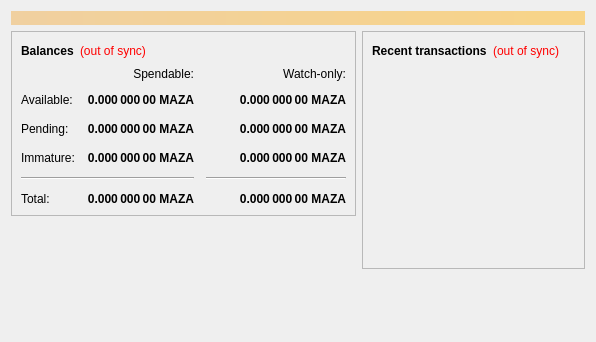
<?xml version="1.0" encoding="UTF-8"?>
<ui version="4.0">
 <class>OverviewPage</class>
 <widget class="QWidget" name="OverviewPage">
  <property name="geometry">
   <rect>
    <x>0</x>
    <y>0</y>
    <width>596</width>
    <height>342</height>
   </rect>
  </property>
  <property name="windowTitle">
   <string>Form</string>
  </property>
  <layout class="QVBoxLayout" name="topLayout">
   <item>
    <widget class="QLabel" name="labelAlerts">
     <property name="visible">
      <bool>false</bool>
     </property>
     <property name="styleSheet">
      <string notr="true">background-color: qlineargradient(x1: 0, y1: 0, x2: 1, y2: 0, stop:0 #F0D0A0, stop:1 #F8D488); color:#000000;</string>
     </property>
     <property name="wordWrap">
      <bool>true</bool>
     </property>
     <property name="margin">
      <number>3</number>
     </property>
    </widget>
   </item>
   <item>
    <layout class="QHBoxLayout" name="horizontalLayout" stretch="1,1">
     <item>
      <layout class="QVBoxLayout" name="verticalLayout_2">
       <item>
        <widget class="QFrame" name="frame">
         <property name="frameShape">
          <enum>QFrame::StyledPanel</enum>
         </property>
         <property name="frameShadow">
          <enum>QFrame::Raised</enum>
         </property>
         <layout class="QVBoxLayout" name="verticalLayout_4">
          <item>
           <layout class="QHBoxLayout" name="horizontalLayout_4">
            <item>
             <widget class="QLabel" name="label_5">
              <property name="font">
               <font>
                <weight>75</weight>
                <bold>true</bold>
               </font>
              </property>
              <property name="text">
               <string>Balances</string>
              </property>
             </widget>
            </item>
            <item>
             <widget class="QLabel" name="labelWalletStatus">
              <property name="cursor">
               <cursorShape>WhatsThisCursor</cursorShape>
              </property>
              <property name="toolTip">
               <string>The displayed information may be out of date. Your wallet automatically synchronizes with the Maza network after a connection is established, but this process has not completed yet.</string>
              </property>
              <property name="styleSheet">
               <string notr="true">QLabel { color: red; }</string>
              </property>
              <property name="text">
               <string notr="true">(out of sync)</string>
              </property>
              <property name="alignment">
               <set>Qt::AlignLeading|Qt::AlignLeft|Qt::AlignVCenter</set>
              </property>
             </widget>
            </item>
            <item>
             <spacer name="horizontalSpacer_3">
              <property name="orientation">
               <enum>Qt::Horizontal</enum>
              </property>
              <property name="sizeHint" stdset="0">
               <size>
                <width>40</width>
                <height>20</height>
               </size>
              </property>
             </spacer>
            </item>
           </layout>
          </item>
          <item>
           <layout class="QGridLayout" name="gridLayout">
            <property name="spacing">
             <number>12</number>
            </property>
            <item row="2" column="2">
             <widget class="QLabel" name="labelWatchPending">
              <property name="font">
               <font>
                <weight>75</weight>
                <bold>true</bold>
               </font>
              </property>
              <property name="cursor">
               <cursorShape>IBeamCursor</cursorShape>
              </property>
              <property name="toolTip">
               <string>Unconfirmed transactions to watch-only addresses</string>
              </property>
              <property name="text">
               <string notr="true">0.000 000 00 MAZA</string>
              </property>
              <property name="alignment">
               <set>Qt::AlignRight|Qt::AlignTrailing|Qt::AlignVCenter</set>
              </property>
              <property name="textInteractionFlags">
               <set>Qt::LinksAccessibleByMouse|Qt::TextSelectableByKeyboard|Qt::TextSelectableByMouse</set>
              </property>
             </widget>
            </item>
            <item row="2" column="1">
             <widget class="QLabel" name="labelUnconfirmed">
              <property name="font">
               <font>
                <weight>75</weight>
                <bold>true</bold>
               </font>
              </property>
              <property name="cursor">
               <cursorShape>IBeamCursor</cursorShape>
              </property>
              <property name="toolTip">
               <string>Total of transactions that have yet to be confirmed, and do not yet count toward the spendable balance</string>
              </property>
              <property name="text">
               <string notr="true">0.000 000 00 MAZA</string>
              </property>
              <property name="alignment">
               <set>Qt::AlignRight|Qt::AlignTrailing|Qt::AlignVCenter</set>
              </property>
              <property name="textInteractionFlags">
               <set>Qt::LinksAccessibleByMouse|Qt::TextSelectableByKeyboard|Qt::TextSelectableByMouse</set>
              </property>
             </widget>
            </item>
            <item row="3" column="2">
             <widget class="QLabel" name="labelWatchImmature">
              <property name="font">
               <font>
                <weight>75</weight>
                <bold>true</bold>
               </font>
              </property>
              <property name="cursor">
               <cursorShape>IBeamCursor</cursorShape>
              </property>
              <property name="toolTip">
               <string>Mined balance in watch-only addresses that has not yet matured</string>
              </property>
              <property name="text">
               <string notr="true">0.000 000 00 MAZA</string>
              </property>
              <property name="alignment">
               <set>Qt::AlignRight|Qt::AlignTrailing|Qt::AlignVCenter</set>
              </property>
              <property name="textInteractionFlags">
               <set>Qt::LinksAccessibleByMouse|Qt::TextSelectableByKeyboard|Qt::TextSelectableByMouse</set>
              </property>
             </widget>
            </item>
            <item row="4" column="0" colspan="2">
             <widget class="Line" name="line">
              <property name="orientation">
               <enum>Qt::Horizontal</enum>
              </property>
             </widget>
            </item>
            <item row="4" column="2">
             <widget class="Line" name="lineWatchBalance">
              <property name="sizePolicy">
               <sizepolicy hsizetype="Preferred" vsizetype="Fixed">
                <horstretch>0</horstretch>
                <verstretch>0</verstretch>
               </sizepolicy>
              </property>
              <property name="minimumSize">
               <size>
                <width>140</width>
                <height>0</height>
               </size>
              </property>
              <property name="orientation">
               <enum>Qt::Horizontal</enum>
              </property>
             </widget>
            </item>
            <item row="5" column="0">
             <widget class="QLabel" name="labelTotalText">
              <property name="text">
               <string>Total:</string>
              </property>
             </widget>
            </item>
            <item row="3" column="1">
             <widget class="QLabel" name="labelImmature">
              <property name="font">
               <font>
                <weight>75</weight>
                <bold>true</bold>
               </font>
              </property>
              <property name="cursor">
               <cursorShape>IBeamCursor</cursorShape>
              </property>
              <property name="toolTip">
               <string>Mined balance that has not yet matured</string>
              </property>
              <property name="text">
               <string notr="true">0.000 000 00 MAZA</string>
              </property>
              <property name="alignment">
               <set>Qt::AlignRight|Qt::AlignTrailing|Qt::AlignVCenter</set>
              </property>
              <property name="textInteractionFlags">
               <set>Qt::LinksAccessibleByMouse|Qt::TextSelectableByKeyboard|Qt::TextSelectableByMouse</set>
              </property>
             </widget>
            </item>
            <item row="2" column="3">
             <spacer name="horizontalSpacer_2">
              <property name="orientation">
               <enum>Qt::Horizontal</enum>
              </property>
              <property name="sizeHint" stdset="0">
               <size>
                <width>40</width>
                <height>20</height>
               </size>
              </property>
             </spacer>
            </item>
            <item row="3" column="0">
             <widget class="QLabel" name="labelImmatureText">
              <property name="text">
               <string>Immature:</string>
              </property>
             </widget>
            </item>
            <item row="5" column="1">
             <widget class="QLabel" name="labelTotal">
              <property name="font">
               <font>
                <weight>75</weight>
                <bold>true</bold>
               </font>
              </property>
              <property name="cursor">
               <cursorShape>IBeamCursor</cursorShape>
              </property>
              <property name="toolTip">
               <string>Your current total balance</string>
              </property>
              <property name="text">
               <string notr="true">0.000 000 00 MAZA</string>
              </property>
              <property name="alignment">
               <set>Qt::AlignRight|Qt::AlignTrailing|Qt::AlignVCenter</set>
              </property>
              <property name="textInteractionFlags">
               <set>Qt::LinksAccessibleByMouse|Qt::TextSelectableByKeyboard|Qt::TextSelectableByMouse</set>
              </property>
             </widget>
            </item>
            <item row="5" column="2">
             <widget class="QLabel" name="labelWatchTotal">
              <property name="font">
               <font>
                <weight>75</weight>
                <bold>true</bold>
               </font>
              </property>
              <property name="cursor">
               <cursorShape>IBeamCursor</cursorShape>
              </property>
              <property name="toolTip">
               <string>Current total balance in watch-only addresses</string>
              </property>
              <property name="text">
               <string notr="true">0.000 000 00 MAZA</string>
              </property>
              <property name="alignment">
               <set>Qt::AlignRight|Qt::AlignTrailing|Qt::AlignVCenter</set>
              </property>
              <property name="textInteractionFlags">
               <set>Qt::LinksAccessibleByMouse|Qt::TextSelectableByKeyboard|Qt::TextSelectableByMouse</set>
              </property>
             </widget>
            </item>
            <item row="0" column="2">
             <widget class="QLabel" name="labelWatchonly">
              <property name="text">
               <string>Watch-only:</string>
              </property>
              <property name="alignment">
               <set>Qt::AlignRight|Qt::AlignTrailing|Qt::AlignVCenter</set>
              </property>
             </widget>
            </item>
            <item row="1" column="0">
             <widget class="QLabel" name="labelBalanceText">
              <property name="text">
               <string>Available:</string>
              </property>
             </widget>
            </item>
            <item row="1" column="1">
             <widget class="QLabel" name="labelBalance">
              <property name="font">
               <font>
                <weight>75</weight>
                <bold>true</bold>
               </font>
              </property>
              <property name="cursor">
               <cursorShape>IBeamCursor</cursorShape>
              </property>
              <property name="toolTip">
               <string>Your current spendable balance</string>
              </property>
              <property name="text">
               <string notr="true">0.000 000 00 MAZA</string>
              </property>
              <property name="alignment">
               <set>Qt::AlignRight|Qt::AlignTrailing|Qt::AlignVCenter</set>
              </property>
              <property name="textInteractionFlags">
               <set>Qt::LinksAccessibleByMouse|Qt::TextSelectableByKeyboard|Qt::TextSelectableByMouse</set>
              </property>
             </widget>
            </item>
            <item row="1" column="2">
             <widget class="QLabel" name="labelWatchAvailable">
              <property name="font">
               <font>
                <weight>75</weight>
                <bold>true</bold>
               </font>
              </property>
              <property name="cursor">
               <cursorShape>IBeamCursor</cursorShape>
              </property>
              <property name="toolTip">
               <string>Your current balance in watch-only addresses</string>
              </property>
              <property name="text">
               <string notr="true">0.000 000 00 MAZA</string>
              </property>
              <property name="alignment">
               <set>Qt::AlignRight|Qt::AlignTrailing|Qt::AlignVCenter</set>
              </property>
              <property name="textInteractionFlags">
               <set>Qt::LinksAccessibleByMouse|Qt::TextSelectableByKeyboard|Qt::TextSelectableByMouse</set>
              </property>
             </widget>
            </item>
            <item row="2" column="0">
             <widget class="QLabel" name="labelPendingText">
              <property name="text">
               <string>Pending:</string>
              </property>
             </widget>
            </item>
            <item row="0" column="1">
             <widget class="QLabel" name="labelSpendable">
              <property name="text">
               <string>Spendable:</string>
              </property>
              <property name="alignment">
               <set>Qt::AlignRight|Qt::AlignTrailing|Qt::AlignVCenter</set>
              </property>
             </widget>
            </item>
           </layout>
          </item>
         </layout>
        </widget>
       </item>
       <item>
        <spacer name="verticalSpacer">
         <property name="orientation">
          <enum>Qt::Vertical</enum>
         </property>
         <property name="sizeHint" stdset="0">
          <size>
           <width>20</width>
           <height>40</height>
          </size>
         </property>
        </spacer>
       </item>
      </layout>
     </item>
     <item>
      <layout class="QVBoxLayout" name="verticalLayout_3">
       <item>
        <widget class="QFrame" name="frame_2">
         <property name="frameShape">
          <enum>QFrame::StyledPanel</enum>
         </property>
         <property name="frameShadow">
          <enum>QFrame::Raised</enum>
         </property>
         <layout class="QVBoxLayout" name="verticalLayout">
          <item>
           <layout class="QHBoxLayout" name="horizontalLayout_2">
            <item>
             <widget class="QLabel" name="label_4">
              <property name="font">
               <font>
                <weight>75</weight>
                <bold>true</bold>
               </font>
              </property>
              <property name="text">
               <string>Recent transactions</string>
              </property>
             </widget>
            </item>
            <item>
             <widget class="QLabel" name="labelTransactionsStatus">
              <property name="cursor">
               <cursorShape>WhatsThisCursor</cursorShape>
              </property>
              <property name="toolTip">
               <string>The displayed information may be out of date. Your wallet automatically synchronizes with the Maza network after a connection is established, but this process has not completed yet.</string>
              </property>
              <property name="styleSheet">
               <string notr="true">QLabel { color: red; }</string>
              </property>
              <property name="text">
               <string notr="true">(out of sync)</string>
              </property>
              <property name="alignment">
               <set>Qt::AlignRight|Qt::AlignTrailing|Qt::AlignVCenter</set>
              </property>
             </widget>
            </item>
            <item>
             <spacer name="horizontalSpacer">
              <property name="orientation">
               <enum>Qt::Horizontal</enum>
              </property>
              <property name="sizeHint" stdset="0">
               <size>
                <width>40</width>
                <height>20</height>
               </size>
              </property>
             </spacer>
            </item>
           </layout>
          </item>
          <item>
           <widget class="QListView" name="listTransactions">
            <property name="styleSheet">
             <string notr="true">QListView { background: transparent; }</string>
            </property>
            <property name="frameShape">
             <enum>QFrame::NoFrame</enum>
            </property>
            <property name="verticalScrollBarPolicy">
             <enum>Qt::ScrollBarAlwaysOff</enum>
            </property>
            <property name="horizontalScrollBarPolicy">
             <enum>Qt::ScrollBarAlwaysOff</enum>
            </property>
            <property name="selectionMode">
             <enum>QAbstractItemView::NoSelection</enum>
            </property>
           </widget>
          </item>
         </layout>
        </widget>
       </item>
       <item>
        <spacer name="verticalSpacer_2">
         <property name="orientation">
          <enum>Qt::Vertical</enum>
         </property>
         <property name="sizeHint" stdset="0">
          <size>
           <width>20</width>
           <height>40</height>
          </size>
         </property>
        </spacer>
       </item>
      </layout>
     </item>
    </layout>
   </item>
  </layout>
 </widget>
 <resources/>
 <connections/>
</ui>
